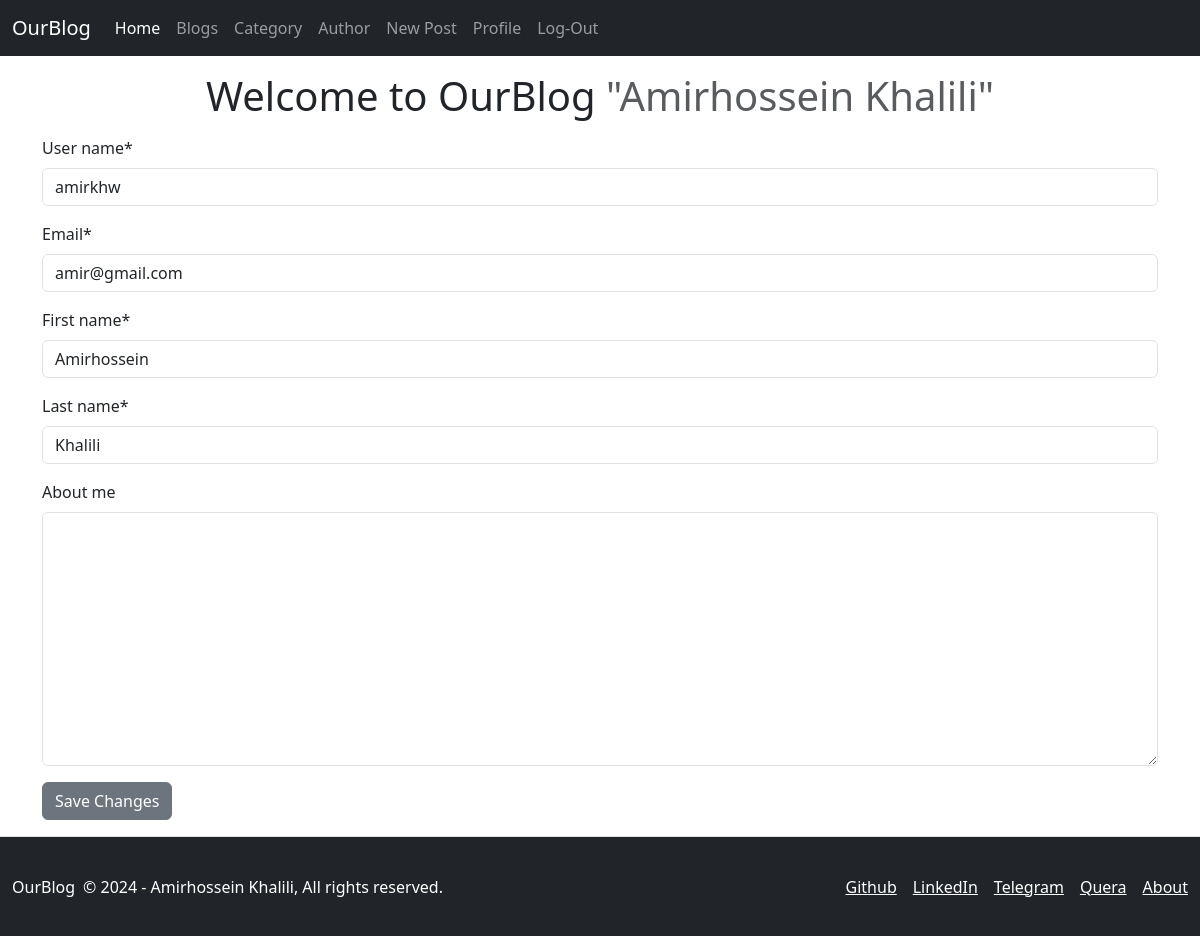
/users/profile/ (signed in), run on the app's committed database.
### apps/users/models.py (models this page shows, shortened)
class User(AbstractBaseUser, PermissionsMixin):
    email = models.EmailField(unique=True)
    user_name = models.CharField(max_length=255, unique=True)
    first_name = models.CharField(max_length=127, blank=False, null=False)
    last_name = models.CharField(max_length=127, blank=False, null=False)
    created_at = models.DateTimeField(auto_now_add=True)
    about = models.TextField(_('About me'), max_length=500, blank=True, null=True)
    is_staff = models.BooleanField(default=False)
    is_active = models.BooleanField(default=True)
    objects = CustomUserManager()
    USERNAME_FIELD = 'email'
    REQUIRED_FIELDS = ['user_name', 'first_name', 'last_name']

### apps/users/views.py (the view, shortened to what this page needs)
# urls.py: path('profile/', ProfileUpdateView.as_view(), name='profile'),
@method_decorator(login_required, name='dispatch')
class ProfileUpdateView(UpdateView):
    model = get_user_model()
    form_class = ProfileForm
    template_name = 'users/profile.html'
    success_url = reverse_lazy('users:profile')
    def get_object(self, queryset=None):
        return self.request.user

### apps/users/forms.py
class ProfileForm(forms.ModelForm):
    class Meta:
        model = get_user_model()
        fields = ('user_name', 'email', 'first_name', 'last_name', 'about')

### templates/users/profile.html (shortened to what this page needs)
{% extends 'base/base.html' %}
{% load crispy_forms_filters %}
{% block content %}
    <div class="container mt-3">
        <h1 class="text-center">Welcome to OurBlog
            <span class="text-muted">"{{ form.instance.first_name }} {{ form.instance.last_name  }}"</span>
        </h1>
        <form method="post" class="my-3">
            {{ form|crispy }}
            <button type="submit" class="btn btn-secondary">Save Changes</button>
        </form>
    </div>
{% endblock %}

### data on the page
User: instance.first_name "Amirhossein", instance.last_name "Khalili", user_name "amirkhw", email "amir@gmail.com", first_name "Amirhossein", last_name "Khalili"
